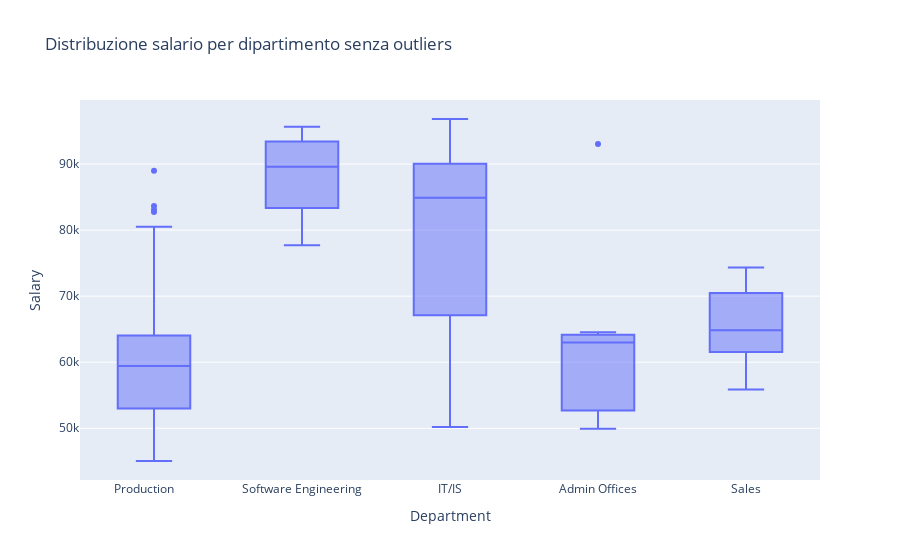

Here is the notebook cell this chart was saved with:
### Code cell
# GRAFICO SENZA OUTLIERS
px.box(NORMAL, x = "Department", y = "Salary", title = "Distribuzione salario per dipartimento senza outliers")

### Figure 1 — Plotly figure (JSON) as saved in the notebook; plotly's stock layout.template omitted (floating-point values rounded to 4 significant figures; data arrays with more than 128 entries replaced by an {"elided": "..."} marker saying what was removed)
{"data": [{"alignmentgroup": "True", "hovertemplate": "Department=%{x}<br>Salary=%{y}<extra></extra>", "legendgroup": "", "marker": {"color": "#636efa"}, "name": "", "notched": false, "offsetgroup": "", "orientation": "v", "showlegend": false, "type": "box", "x": {"elided": "282 str values"}, "x0": " ", "xaxis": "x", "y": {"elided": "282 int values"}, "y0": " ", "yaxis": "y"}], "layout": {"boxmode": "group", "legend": {"tracegroupgap": 0}, "title": {"text": "Distribuzione salario per dipartimento senza outliers"}, "xaxis": {"anchor": "y", "domain": [0, 1], "title": {"text": "Department"}}, "yaxis": {"anchor": "x", "domain": [0, 1], "title": {"text": "Salary"}}}}
